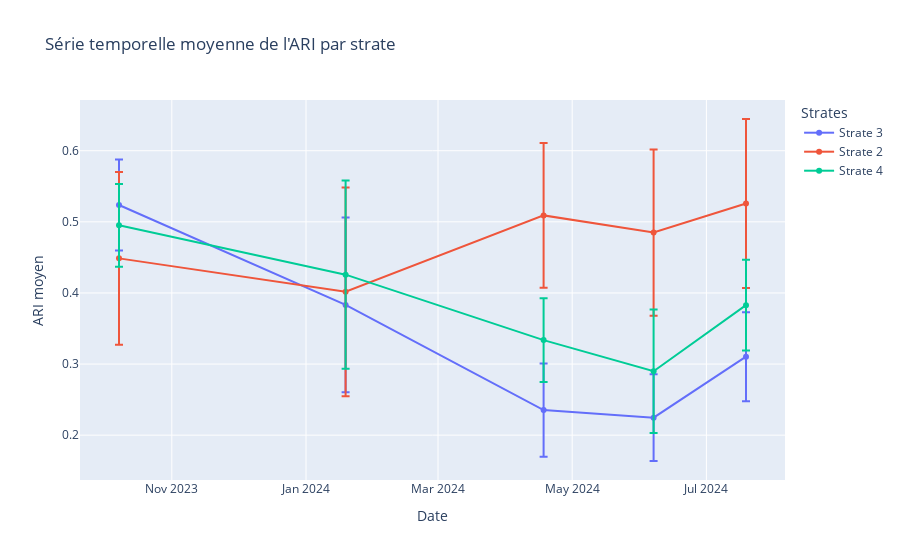

Notebook code for this chart:
### Code cell
# Charger le fichier de strates
strates_path = '/home/onyxia/work/data/projet_eval/PI_strates_bretagne_32630.shp'
gdf = gpd.read_file(strates_path)

# Lire le fichier ARI_serie_temp.tif
ari_path = '/home/onyxia/work/results/ARI_serie_temp.tif'
ari_ds = gdal.Open(ari_path)
dates = ['2024-07-19', '2024-06-07', '2024-04-18', '2024-01-19', '2023-10-08']

# Préparer les données pour chaque strate
strates = gdf['strate'].unique()
ari_means = {strate: [] for strate in strates}
ari_stds = {strate: [] for strate in strates}

# Obtenir les informations géométriques et spatiales
transform = ari_ds.GetGeoTransform()
projection = ari_ds.GetProjection()
x_size = ari_ds.RasterXSize
y_size = ari_ds.RasterYSize

# Pour chaque strate
for strate in strates:
    # Filtrer les polygones de la strate
    strate_gdf = gdf[gdf['strate'] == strate]

    # Pour chaque bande (date)
    for band_num in range(1, ari_ds.RasterCount + 1):
        # Lire la bande
        band = ari_ds.GetRasterBand(band_num)
        ari_array = band.ReadAsArray()

        # Créer un masque pour la strate
        rasterized = np.zeros((y_size, x_size), dtype=np.uint8)

        # Créer une couche en mémoire
        mem_drv = ogr.GetDriverByName('Memory')
        mem_ds = mem_drv.CreateDataSource('out')
        mem_layer = mem_ds.CreateLayer('poly', srs=ogr.osr.SpatialReference(wkt=projection), geom_type=ogr.wkbPolygon)

        # Ajouter chaque géométrie à la couche
        for _, row in strate_gdf.iterrows():
            feature = ogr.Feature(mem_layer.GetLayerDefn())
            feature.SetGeometry(ogr.CreateGeometryFromWkb(row.geometry.wkb))
            mem_layer.CreateFeature(feature)
            feature = None

        # Créer un raster en mémoire pour le masque
        mem_raster_ds = gdal.GetDriverByName('MEM').Create('', x_size, y_size, 1, gdal.GDT_Byte)
        mem_raster_ds.SetGeoTransform(transform)
        mem_raster_ds.SetProjection(projection)
        mem_raster_band = mem_raster_ds.GetRasterBand(1)
        mem_raster_band.Fill(0)

        # Rasteriser
        gdal.RasterizeLayer(mem_raster_ds, [1], mem_layer, burn_values=[1], options=["ALL_TOUCHED=TRUE"])

        # Lire le masque rasterisé
        rasterized = mem_raster_ds.GetRasterBand(1).ReadAsArray()

        # Extraire les valeurs ARI pour la strate
        ari_values = ari_array[rasterized == 1]
        ari_values = ari_values[ari_values != -9999]  # Exclure les valeurs NoData

        # Calculer la moyenne et l'écart-type
        if len(ari_values) > 0:
            mean_ari = np.nanmean(ari_values)
            std_ari = np.nanstd(ari_values)
        else:
            mean_ari = np.nan
            std_ari = np.nan

        ari_means[strate].append(mean_ari)
        ari_stds[strate].append(std_ari)

# Créer le dossier s'il n'existe pas
os.makedirs('results/figure', exist_ok=True)

# Créer un graphique avec Plotly
fig = go.Figure()

# Pour chaque strate
for strate in ari_means:
    means = ari_means[strate]
    stds = ari_stds[strate]
    fig.add_trace(go.Scatter(
        x=dates,
        y=means,
        mode='lines+markers',
        name=f'Strate {strate}',
        error_y=dict(
            type='data',
            array=stds,
            visible=True
        )
    ))

# Personnaliser le graphique
fig.update_layout(
    title='Série temporelle moyenne de l\'ARI par strate',
    xaxis_title='Date',
    yaxis_title='ARI moyen',
    legend_title='Strates',
    hovermode='x unified'
)

# Enregistrer le graphique en HTML
fig.write_html('results/figure/ARI_series.html')

# Afficher le graphique
fig.show()

### Figure 1 — Plotly figure (JSON) as saved in the notebook; plotly's stock layout.template omitted (floating-point values rounded to 4 significant figures)
{"data": [{"error_y": {"array": [0.06262, 0.06097, 0.0656, 0.1229, 0.0641], "type": "data", "visible": true}, "mode": "lines+markers", "name": "Strate 3", "type": "scatter", "x": ["2024-07-19", "2024-06-07", "2024-04-18", "2024-01-19", "2023-10-08"], "y": [0.3103, 0.2246, 0.2352, 0.3831, 0.5236]}, {"error_y": {"array": [0.1189, 0.117, 0.1018, 0.1468, 0.1215], "type": "data", "visible": true}, "mode": "lines+markers", "name": "Strate 2", "type": "scatter", "x": ["2024-07-19", "2024-06-07", "2024-04-18", "2024-01-19", "2023-10-08"], "y": [0.5258, 0.4849, 0.5091, 0.4017, 0.4486]}, {"error_y": {"array": [0.06376, 0.08696, 0.05892, 0.1323, 0.05817], "type": "data", "visible": true}, "mode": "lines+markers", "name": "Strate 4", "type": "scatter", "x": ["2024-07-19", "2024-06-07", "2024-04-18", "2024-01-19", "2023-10-08"], "y": [0.3828, 0.2898, 0.3337, 0.4257, 0.4952]}], "layout": {"hovermode": "x unified", "legend": {"title": {"text": "Strates"}}, "title": {"text": "Série temporelle moyenne de l'ARI par strate"}, "xaxis": {"title": {"text": "Date"}}, "yaxis": {"title": {"text": "ARI moyen"}}}}
